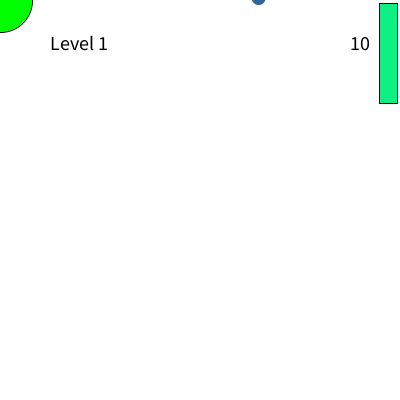
Frame 1 (no input)
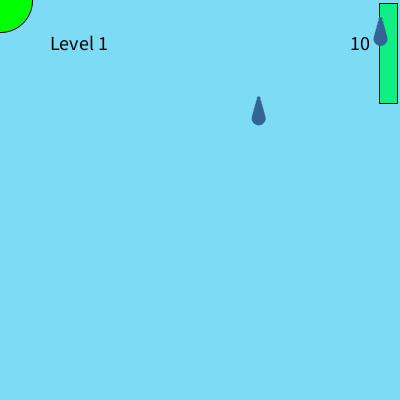
Frame 60 (the mouse pressed at the canvas centre just before this capture)
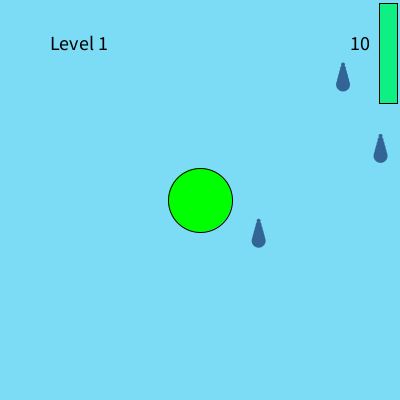
Frame 120 (the mouse held since frame 60 and released just before this capture)

The Processing sketch that drew these frames (run headless with seeded random() and noise(); from frame 60 on, the mouse is pressed at the canvas centre):

// Processing sketch: processing_76242
// ── processing_76242.pde

Timer droptimer;    //timer for raindrops
Catcher catcher;  //catcher object
Raindrop[] drops;  //array of drops
Game game;  // game class object
Timer colortimer; //color change timer

//Global Vars
int totaldrops = 0;  
int gamedroplimit;  // to know at how many drops you win
int gamedropspeed; // drops fall speed
int gamescore = 10; //default is 10
boolean win;
int gamelevel =1;  //level 0 = main menu;
int endgamelevel = 11; // the final level will be 10
color colbackground = 255;

void setup() {
  size(400, 400);
  smooth();
  game = new Game();
  catcher = new Catcher(32); //default radius = 32
  drops = new Raindrop[400];
  droptimer = new Timer(1000);
  droptimer.start();
  colortimer = new Timer(1000);
  colortimer.start();
}

void draw() {
  background(colbackground);
  game.checkLevel(gamelevel);
}

class Catcher {
  float x;
  float y;
  float r;
  color c;

  Catcher(float tempr) {
    x = 0;
    y = 0;
    r = tempr;
    c = (180);
  }

  void setLocation(float tempX, float tempY) {
    x = tempX;
    y = tempY;
  }

  void display() {
    stroke(0);
    fill(0, 255, 0);
    ellipse(x, y, r*2, r*2);
  }

  boolean intersect(Raindrop d) {
    //calculate distance
    float distance = dist(x, y, d.x, d.y);
    //compare distance to sum of radius
    if ( distance < r + d.r) {
      return true;
    } 
    else {
      return false;
    }
  }
}

class Game {
  int level;
  int score;
  int droplimit;

  Game() {
  }

  void checkLevel(int templevel) {    //check level function
    level = templevel;
    switch(level) {
    case 0:
      //main menu here...
      break;
    case 1:
      level1();  
      break;
    case 2:
      level2();
      break;
    case 3:
      level3();
      break;
    case 4:
      level4();
      break;
    case 5:
      level5();
      break;
    case 6:
      level6();
      break;
    case 7:
      level7();
      break;
    case 8:
      level8();
      break;
    case 9:
      level9();
      break;
    case 10:
      level10();
      break;
    }

    // if it's the final level
    if (level >= endgamelevel) {
      gameended();
    }
  }

  void setBackground(color tempcolor) {
    colbackground = tempcolor;
  }

  color changeBackground() {        //change background function
    if (colortimer.isFinished()) {
      colbackground=color(random(255), random(255), random(255));
      colortimer.start();
    }
    return colbackground;
  }

  void loadBasics(int tempdroplimit) {     //load basic common stuff like catcher, drops, score, level
    droplimit = tempdroplimit;
    if (win == false) {
      //Catcher
      catcher.setLocation(mouseX, mouseY);
      catcher.display();

      //Display Score & level
      game.displayLevel(level);
      game.displayScore(gamescore);

      //DROPS
      //creating drop with timer
      if (droptimer.isFinished()) {
        drops[totaldrops] = new Raindrop();
        //println(totaldrops);
        totaldrops++;

        //if we hit the end of array....
        if (totaldrops >= drops.length-droplimit) {
          totaldrops = 0;
          if (gamescore >= 1) {
            win = true;
          } 
          else {
            win = false;
          }
        }
        droptimer.start();
      }

      //start moving and displaying drops
      for (int i = 0; i < totaldrops; i++) {
        drops[i].move();
        drops[i].display();
        if (catcher.intersect(drops[i])) {
          drops[i].caught();
        } 
        else if (drops[i].reachedBottom()) {
          gamescore -= 1;
          if (gamescore <= 0) {
            gamescore = 0;
          }
        }
      }
    }
  }

  void checkWin(boolean tempwin) {   // check if you win or lose
    win = tempwin;
    textSize(50);
    if (win) {
      String txt = "YOU WIN!";
      fill(0, 255, 0);
      text(txt, width/2-115, height/2);
      totaldrops = 0;
      tryAgain();
    } 
    else {
      if (gamescore <= 0) {
        String txt = "YOU LOSE!";
        fill(255, 0, 0);
        text(txt, width/2-115, height/2);
        tryAgain();
      }
    }
  }


  //display the game level
  void displayLevel(int templevel) {
    level = templevel;
    textSize(20);
    fill(0);
    text("Level " + level, 50, 50);
    fill(0, 180, 180);
    rectMode(CENTER);
    stroke(4);
  }


void displayScore(int tempscore) {     //display the game score
    score = tempscore;
    stroke(5);
    textSize(20);
    fill(0);
    text(score, width-50, 50);
    fill(#0FF084);
    rectMode(CORNER);
    rect(379,103,18,score*-10);  //raindrop bar
    
  }
}

//THIS IS OUT OF THE CLASS FUNCTIONS!
//function to start again or continue with a level when you win or Lose
void tryAgain() {
  for (int i = 0; i < totaldrops; i++) {  //stop raindrops
    drops[i].stop();
  }
  fill(0);
  textSize(15);
  if (gamescore <=0) {
    text("Press 'z' Key to Try Again", width/2-+115, height/2+35);
    if (keyPressed) {
      if (key == 'z') {
        totaldrops =0;
        gamescore = 10;
        gamelevel = 1;
        win = false;
      }
    }
  } 
  else {
    text("Press 'z' Key to Continue to the Next Level", width/2-+115, height/2+35);
    if (keyPressed) {
      if (key == 'z') {
        totaldrops =0;
        gamescore = gamescore;
        gamelevel++;
        win = false;
      }
    }
  }
}
class Raindrop {
  float x;
  float y;
  float speed;
  color c;
  float r; 
  Raindrop() {
    r = 8;  // all raindrops are same size;
    x = random(width);
    y = -r*4;  // start little above window
    speed = random(1, 5);
    c = color(50, 100, 150);
  }

  void move() {
    y += speed;
  }

  void stop() {
    y = -r*5;
  }

  boolean reachedBottom() {
    // if we go little past bottom
    if ( y > height+r*2) {
      y = -1000;   // set loction to somewhere way off-screen
      return true;
    } 
    else {
      return false;
    }
  }

  void caught() {
    speed = 0; // spot it from moving
    y = -1000;  // set loction to somewhere way off-screen
  }

  void display() {
    fill(c);
    noStroke();
    for (int i = 2; i < r; i++) {
      ellipse(x, y+i*4, i*2, i*2);
    }
  }
}

class Timer {
  int savedTime;  //when timer Started
  int totalTime;  // how long timer should last

  Timer(int temptotalTime) {
    totalTime = temptotalTime;
  }

  void start() {
    savedTime = millis();
  }

  void changeTime(int temptotalTime) {
    totalTime = temptotalTime;
  }

  boolean isFinished() {
    //check how much time is passed
    int passedTime = millis() - savedTime;
    if ( passedTime > totalTime) {
      return true;
    }  
    else {
      return false;
    }
  }
}


void level1() {
  color col = color(124, 219, 245);  //light blue
  int lim = 380;  //400-380 = 20 drops
  int speed = 700; //a drops falls every 700ms
  loadLevel(col, lim, speed);
}

void level2() {
  color col = color(255, 124, 124);   //watermelon color 
  int lim = 370;  // 30 drops
  int speed = 650; //600ms
  loadLevel(col, lim, speed);
}

void level3() {  
  color col = color(#9BF536); //green
  int lim = 360;  // 40 drops
  int speed = 550; 
  loadLevel(col, lim, speed);
}

void level4() {  
  color col = color(#F5E314);  //yellow 
  int lim = 350;  // 50 drops
  int speed = 450; 
  loadLevel(col, lim, speed);
}

void level5() {
  color col = color(124, 100, 255);   //purple
  int lim = 350;  //50 drops
  int speed = 400; 
  loadLevel(col, lim, speed);
}

void level6() {
  color col = color(#FC17C4);   //pink?
  int lim = 350;  //50 drops
  int speed = 300; 
  loadLevel(col, lim, speed);
}

void level7() {
  color col =  game.changeBackground();  //change background color every n seconds;  
  colortimer.changeTime(2000);  // 2 seconds
  int lim = 340;  //60 drops
  int speed = 300; 
  loadLevel(col, lim, speed);
}

void level8() {
  color col =  game.changeBackground();  //change background color every n seconds;  
  colortimer.changeTime(1000);  // 1 second
  int lim = 330;  //70 drops
  int speed = 300; 
  loadLevel(col, lim, speed);
}

void level9() {
  color col =  game.changeBackground();  //change background color every n seconds;  
  colortimer.changeTime(800);  // 800ms
  int lim = 330;  //70 drops
  int speed = 300; 
  loadLevel(col, lim, speed);
}

void level10() {
  color col =  game.changeBackground();  //change background color every n seconds;  
  colortimer.changeTime(600);  // 800ms
  int lim = 320;  //80 drops
  int speed = 280; 
  loadLevel(col, lim, speed);
}




// to make some DRY in the file
void loadLevel(color c, int dlim, int dspeed) {  
  game.setBackground(c);  //blue sky color
  gamedroplimit = dlim; // you win with 20 drops
  gamedropspeed = dspeed; // a drop will fall every 700 ms
  droptimer.changeTime(gamedropspeed); //change time of fall for every drop
  game.loadBasics(gamedroplimit);  
  game.checkWin(win);
}
void gameended() {
  for (int i = 0; i < totaldrops; i++) {  //stop raindrops
    drops[i].stop();
  }

  //background
  color col = color(124, 219, 245);
  game.setBackground(col);

  //text
  fill(250, 255, 255);
  textSize(30);
  text("You are a Champ!", width/2-125, height/2-40);
  fill(250, 255, 0);
  text("Thanks for Play!", width/2-115, height/2);
}
